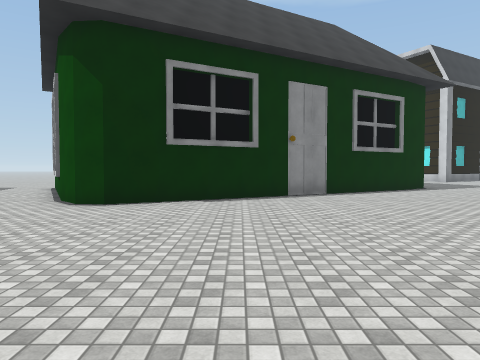
view 1 (above)

17 first-person views from a walk through a Unity game level. The camera is 1.5 m above the floor, tilts 2° down and sees 70° across. The floor is counted in squares, 2 m on a side. Each view is taken from the middle of a square. On the plan, view 1 faces up. The plan holds only what a view shows up to about 11 squares ahead; the rest is blank. The place goes on beyond the plan. The player character is not drawn. Surface patterns are stand-ins for the level's own textures.

view 2
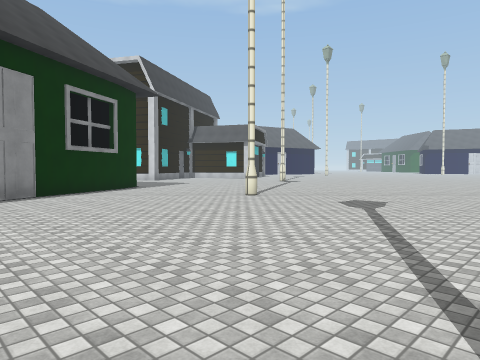

view 3
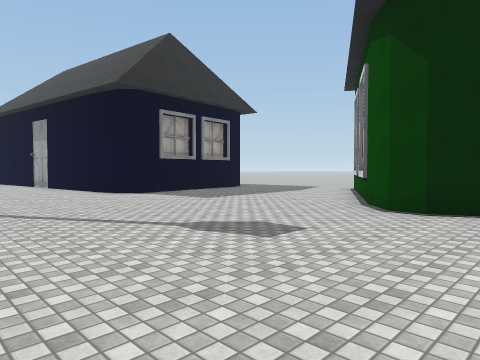

view 4
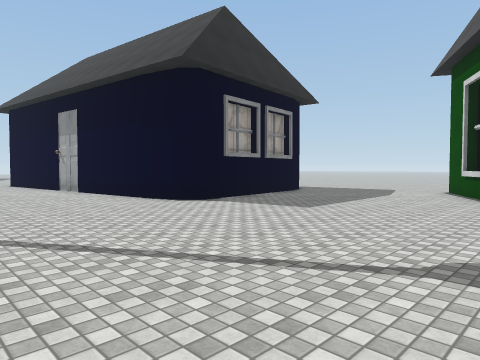

view 5
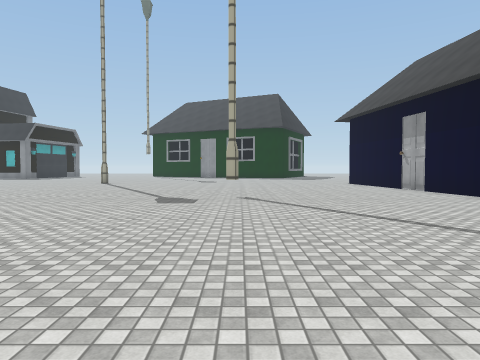

view 6
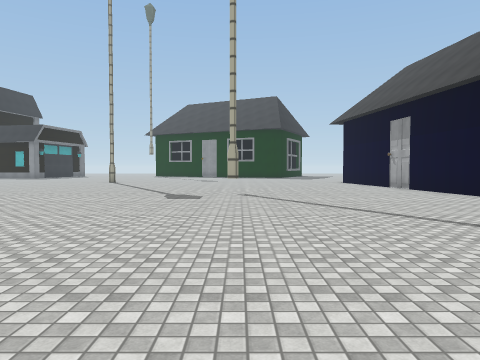

view 7
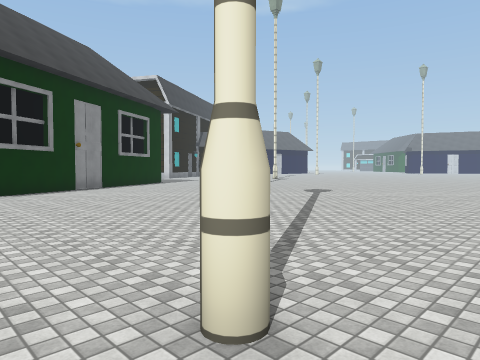

view 8
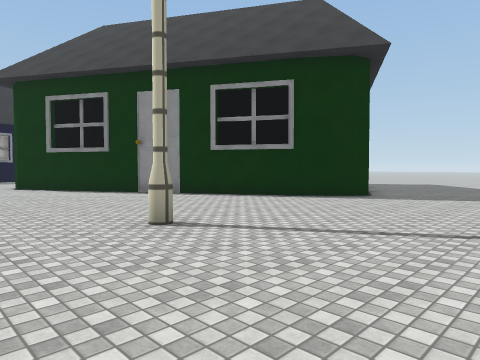

view 9
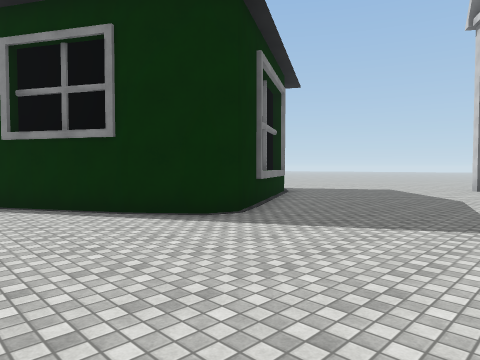

view 10
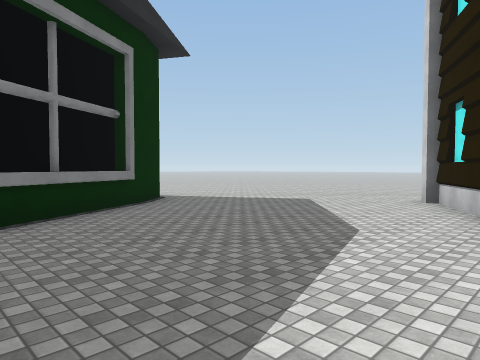

view 11
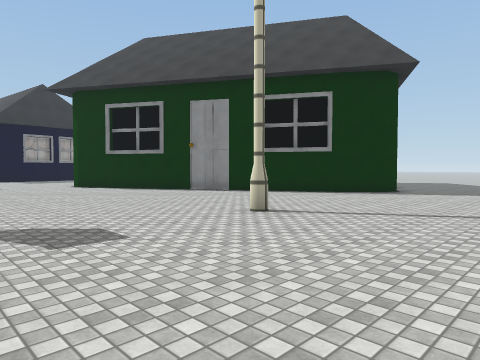

view 12
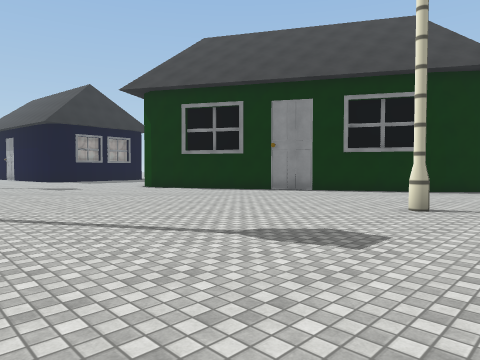

view 13
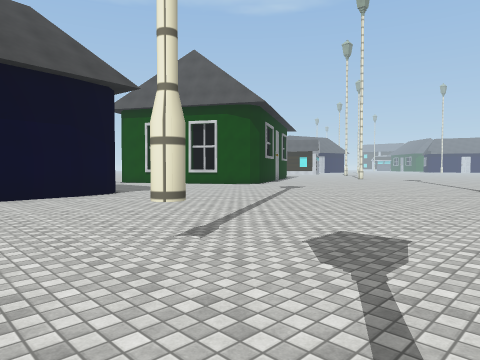

view 14
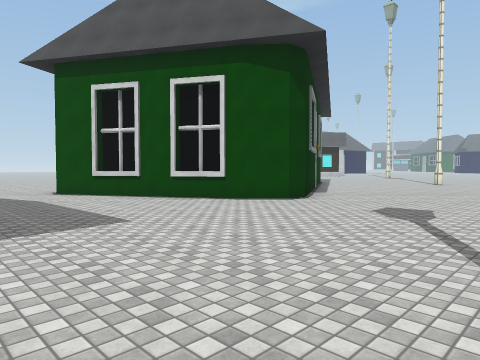

view 15
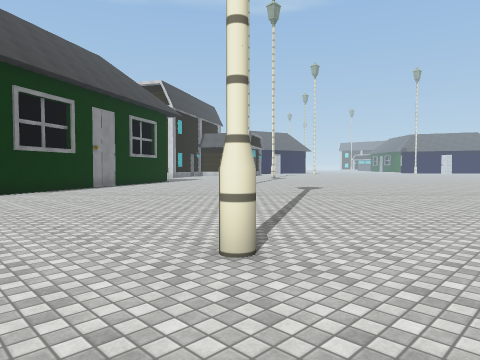

view 16
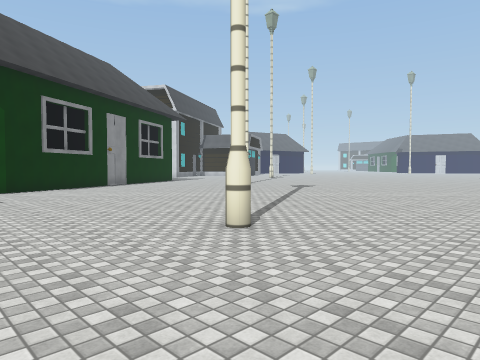

view 17
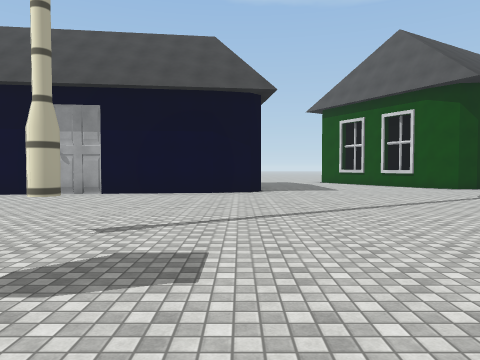

### Floor plan
Key: @ floor where view 1 was taken; # wall or solid block; . floor; ^ raised ledge.
Columns run from 15 left of view 1 to 11 right of it. Each row starts with its distance up from view 1.
 24                      ...
 23                     ....
 22                    .....##
 21                   .......#
 20                   .......#
 19                   ........
 18                   ##......
 17                    #^......
 16                     #......
 15                     #^.....
 14        ..            #.....
 13        ..#           #....
 12        ..#         ###.....
 11       ...##       ##.......
 10     #.....#     ###........
  9     #.....##  ###..........
  8     #......####...........
  7     #.......#.........#....
  6   ###......................
  5 ###........................
  4 ...........................
  3 ...........................
  2 ...........................
  1 .........................
  0 ...............@.........
 -1 ..#......................
 -2 .............#..........
 -3 .......................
 -4 ......... .........
 -5 ........  ....
 -6 ......
 -7 .....
 -8 ...

Where each view was taken, in squares from view 1:
view 1: 0 up, 0 right, facing up
view 2: 0 up, 0 right, facing up-right
view 3: 1 up, 1 left, facing up-left
view 4: 1 up, 4 left, facing up-left
view 5: 1 down, 4 left, facing left
view 6: 1 down, 3 left, facing left
view 7: 3 down, 3 left, facing up-right
view 8: 4 up, 11 right, facing up-left
view 9: 9 up, 11 right, facing up-left
view 10: 14 up, 11 right, facing up-left
view 11: 2 up, 11 right, facing up-left
view 12: 0 up, 9 right, facing up-left
view 13: 4 down, 15 left, facing up-right
view 14: 2 up, 10 left, facing up-right
view 15: 4 down, 4 left, facing up-right
view 16: 5 down, 5 left, facing up-right
view 17: 5 down, 11 left, facing up
